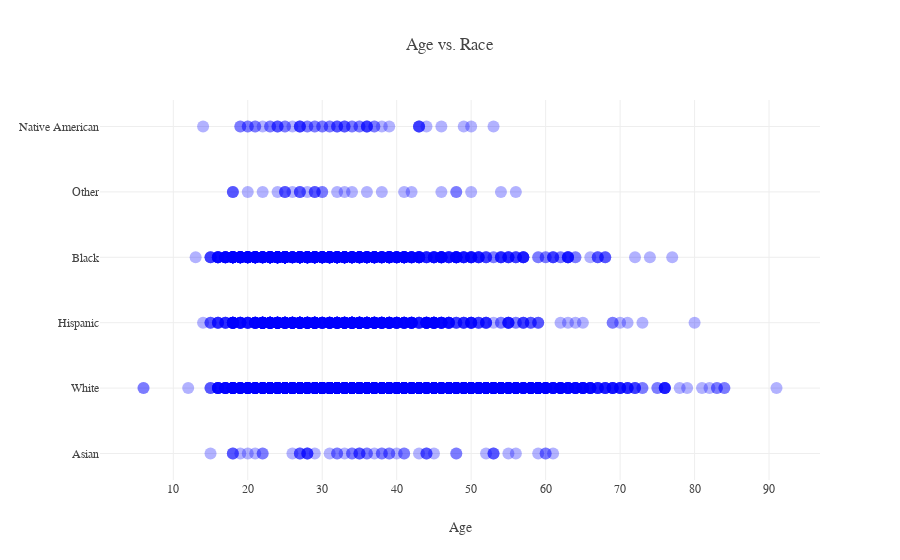

Notebook cell for this chart:
### Markdown cell above
## Age vs. Race
---

Look at each race in the dataset and plot the age of each person. Here we can easily see the oldest and youngest person killed and the density of the ages too (darker dots means more people in that age range).

### Code cell
# Create temporary copy of data for this plot only
temp = data.copy()
temp = temp.dropna(axis=0)
trace1 = go.Scatter(x = temp['age'].astype(int),
                    y = temp['race'],
                    mode = 'markers',
                    marker = dict(color = "blue",
                                  opacity=0.3,
                                  size = 12),
                    name = "Age vs. Race",
                   )

layout = go.Layout(font = dict(family = "Overpass"),
                   title = "Age vs. Race",
                   hovermode = 'closest',
                   margin = dict(l = 100),
                   xaxis = dict(title = 'Age')
                  )

fig = go.FigureWidget(data=[trace1], layout=layout)
plotly.offline.iplot(fig, show_link=False, image='png', filename='age-vs-race')

### Figure 1 — Plotly figure (JSON) as saved in the notebook; plotly's stock layout.template omitted (floating-point values rounded to 4 significant figures; data arrays with more than 128 entries replaced by an {"elided": "..."} marker saying what was removed)
{"data": [{"marker": {"color": "blue", "opacity": 0.3, "size": 12}, "mode": "markers", "name": "Age vs. Race", "type": "scatter", "uid": "23354492-3380-472e-b84d-3f6279bb5042", "x": {"elided": "3191 int values"}, "y": {"elided": "3191 str values"}}], "layout": {"font": {"family": "Overpass"}, "hovermode": "closest", "margin": {"l": 100}, "title": {"text": "Age vs. Race"}, "xaxis": {"title": {"text": "Age"}}}}
